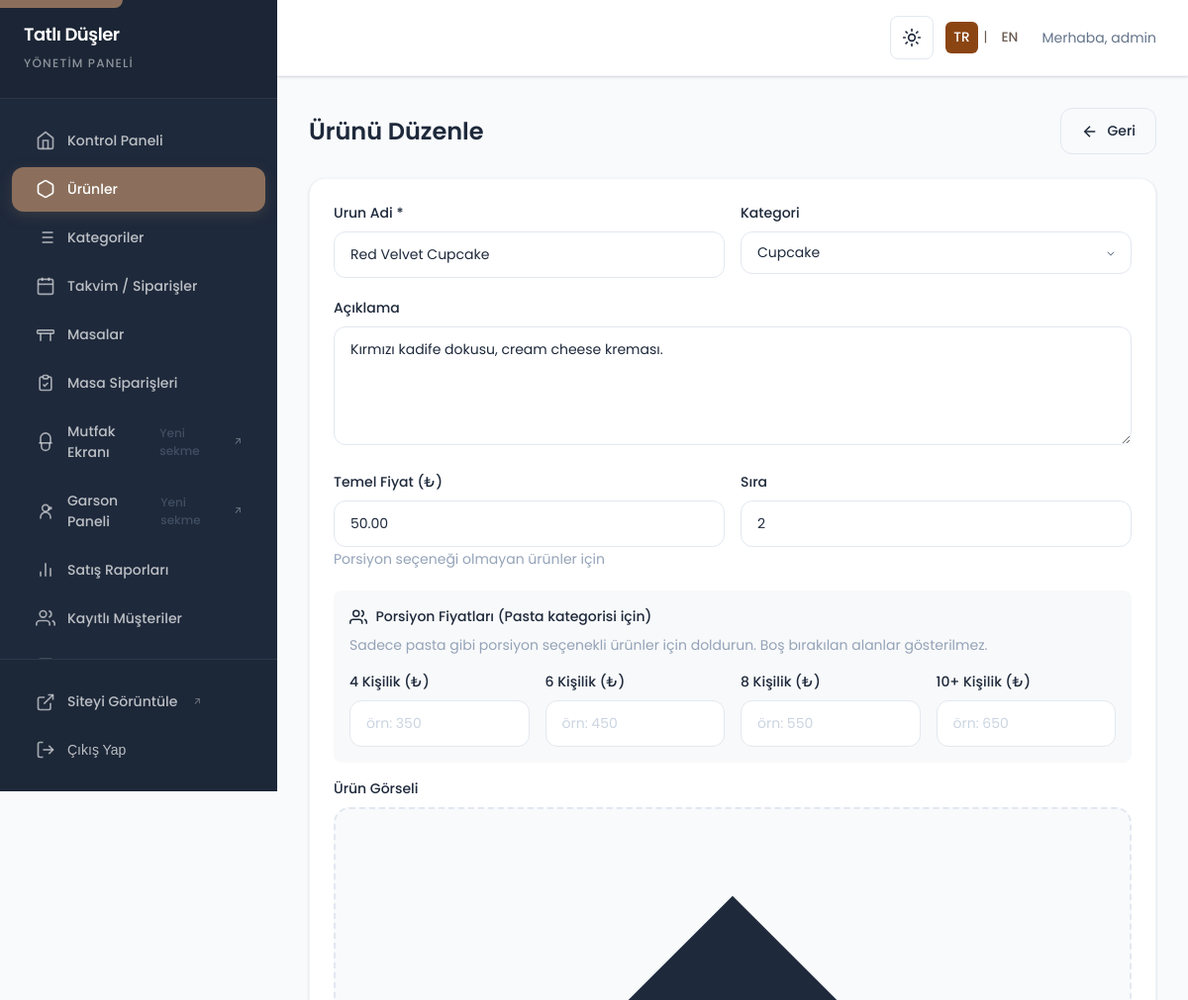
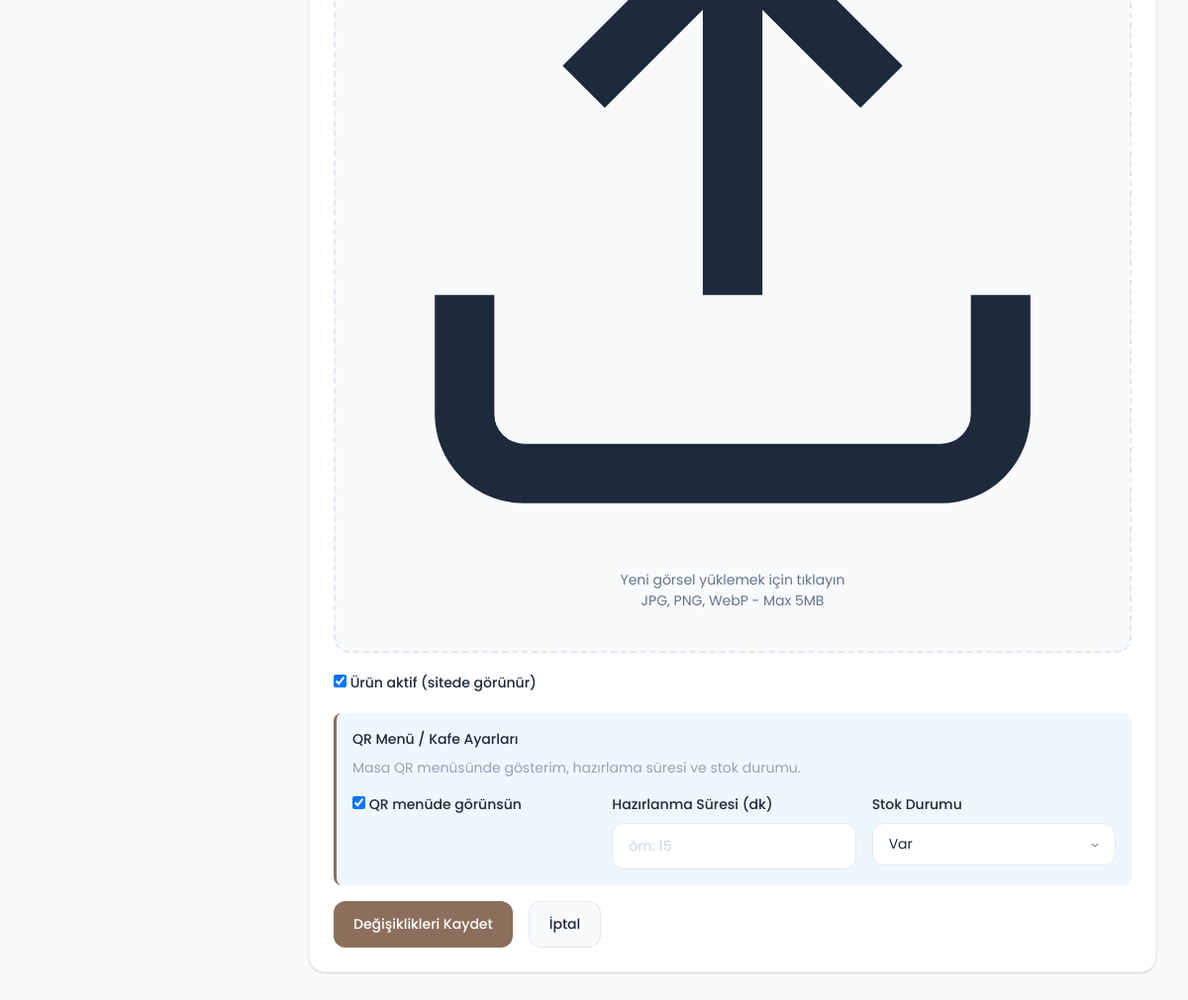
The page /admin/urun-duzenle.php?id=4 (signed in) on the database its author committed (2 pictures, top to bottom).
### tables this page shows
CREATE TABLE IF NOT EXISTS urunler (
    id INT AUTO_INCREMENT PRIMARY KEY,
    kategori_id INT,
    isim VARCHAR(200) NOT NULL,
    aciklama TEXT,
    fiyat DECIMAL(10,2) DEFAULT 0.00,
    fiyat_4kisi DECIMAL(10,2) DEFAULT NULL,
    fiyat_6kisi DECIMAL(10,2) DEFAULT NULL,
    fiyat_8kisi DECIMAL(10,2) DEFAULT NULL,
    fiyat_10kisi DECIMAL(10,2) DEFAULT NULL,
    gorsel VARCHAR(255),
    aktif TINYINT(1) DEFAULT 1,
    sira INT DEFAULT 0,
    created_at TIMESTAMP DEFAULT CURRENT_TIMESTAMP,
    updated_at TIMESTAMP DEFAULT CURRENT_TIMESTAMP ON UPDATE CURRENT_TIMESTAMP,
    FOREIGN KEY (kategori_id) REFERENCES kategoriler(id) ON DELETE SET NULL
);

CREATE TABLE IF NOT EXISTS kategoriler (
    id INT AUTO_INCREMENT PRIMARY KEY,
    isim VARCHAR(100) NOT NULL,
    slug VARCHAR(100) NOT NULL UNIQUE,
    sira INT DEFAULT 0,
    created_at TIMESTAMP DEFAULT CURRENT_TIMESTAMP
);

### admin/urun-duzenle.php (the view, shortened to what the rows shown need)
<?php
$urunService = urun_service();
$id = isset($_GET['id']) ? (int)$_GET['id'] : 0;
$product = $urunService->find($id);
$categories = getCategories();
require_once __DIR__ . '/includes/header.php';
?>
<div class="u-page-header-row">
    <h2>Ürünü Düzenle</h2>
</div>
<div class="card">
    <div class="card-body">
        <form method="POST" enctype="multipart/form-data">
            <div class="form-row">
                <div class="form-group">
                    <label for="isim">Urun Adi *</label>
                    <input type="text" id="isim" name="isim" class="form-control" required
                           value="<?= e($_POST['isim'] ?? $product['isim']) ?>">
                </div>
                <div class="form-group">
                    <label for="kategori_id">Kategori</label>
                    <select id="kategori_id" name="kategori_id" class="form-control">
                        <?php foreach ($categories as $cat): ?>
                            <option value="<?= $cat['id'] ?>" <?= ($_POST['kategori_id'] ?? $product['kategori_id']) == $cat['id'] ? 'selected' : '' ?>>
                                <?= e($cat['isim']) ?>
                            </option>
                        <?php endforeach; ?>
                    </select>
                </div>
            </div>
            <div class="form-group">
                <label for="aciklama">Açıklama</label>
                <textarea id="aciklama" name="aciklama" class="form-control"><?= e($_POST['aciklama'] ?? $product['aciklama']) ?></textarea>
            </div>
            <div class="form-row">
                <div class="form-group">
                    <label for="fiyat">Temel Fiyat (₺)</label>
                    <input type="number" id="fiyat" name="fiyat" class="form-control" step="0.01" min="0"
                           value="<?= e($_POST['fiyat'] ?? $product['fiyat']) ?>">
                    <small class="u-text-admin-light">Porsiyon seçeneği olmayan ürünler için</small>
                </div>
                <div class="form-group">
                    <label for="sira">Sıra</label>
                    <input type="number" id="sira" name="sira" class="form-control" min="0"
                           value="<?= e($_POST['sira'] ?? $product['sira']) ?>">
                </div>
            </div>
            <div class="form-group">
                <label class="u-check-row">
                    <input type="checkbox" name="aktif" value="1" <?= ($_POST['aktif'] ?? $product['aktif']) ? 'checked' : '' ?>>
                    Ürün aktif (sitede görünür)
                </label>
            </div>
            <div class="form-group u-info-banner">
                <div class="u-grid-3">
                    <div class="form-group u-mb-0">
                        <label class="u-check-row">
                            <input type="checkbox" name="cafe_menusu" value="1" <?= (isset($_POST['cafe_menusu']) ? $_POST['cafe_menusu'] : ($product['cafe_menusu'] ?? 1)) ? 'checked' : '' ?>>
                            QR menüde görünsün
                        </label>
                    </div>
                    <div class="form-group u-mb-0">
                        <label for="stok_durumu">Stok Durumu</label>
                        <select id="stok_durumu" name="stok_durumu" class="form-control">
                            <?php $curStok = $_POST['stok_durumu'] ?? $product['stok_durumu'] ?? 'var'; ?>
                            <option value="var" <?= $curStok === 'var' ? 'selected' : '' ?>>Var</option>
                        </select>
                    </div>
                </div>
            </div>
        </form>
    </div>
</div>
<?php require_once __DIR__ . '/includes/footer.php'; ?>

### rows shown on the page
urunler: isim "Red Velvet Cupcake", kategori_id "Cupcake", aciklama "Kırmızı kadife dokusu, cream cheese kreması.", fiyat "50.00", sira "2", aktif "☑", cafe_menusu "☑", stok_durumu "Var"

### other values the page prints
SITE_NAME "Tatlı Düşler"
t('admin.panel_title') "YÖNETIM PANELI"
t('admin.dashboard') "Kontrol Paneli"
t('admin.products') "Ürünler"
t('admin.categories') "Kategoriler"
t('admin.calendar') "Takvim / Siparişler"
t('admin.tables') "Masalar"
t('admin.table_orders') "Masa Siparişleri"
t('admin.kitchen') "Mutfak Ekranı"
t('admin.new_tab') "Yeni sekme"
t('admin.waiter') "Garson Paneli"
t('admin.reports') "Satış Raporları"
t('admin.customers') "Kayıtlı Müşteriler"
t('admin.view_site') "Siteyi Görüntüle"
t('nav.logout') "Çıkış Yap"
